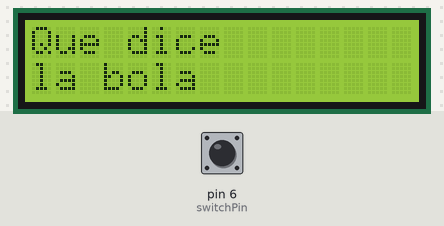
Bench run of a sketch on a simulated Arduino Uno, built with avr-gcc and run on an emulated ATmega328P. Shown: 16×2 character LCD. The inputs (shaded band) are chosen by the test bench; at power-on: pin 6 (switchPin) LOW. Random numbers use the default seed unless the sketch sets one.

Above: at 1.2 s.
1.3 s: pin 6 (switchPin) pulled HIGH for 0.15 s
At 2.6 s:
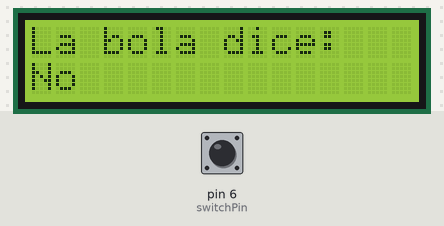
2.9 s: pin 6 (switchPin) pulled HIGH for 1 s
At 5.1 s:
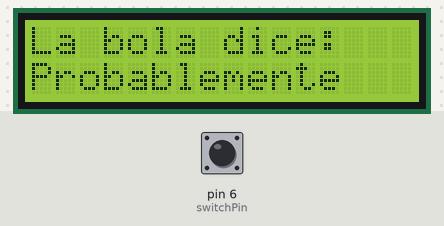
5.4 s: pin 6 (switchPin) pulsed HIGH 5 times (0.12 s each, 0.3 s apart)
At 6.7 s:
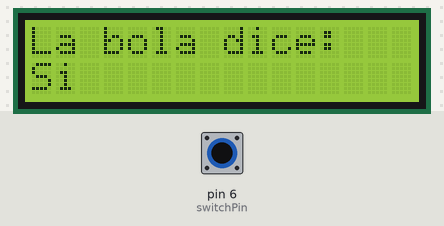
8.4 s: pin 6 (switchPin) pulled HIGH for 0.15 s
At 9.5 s:
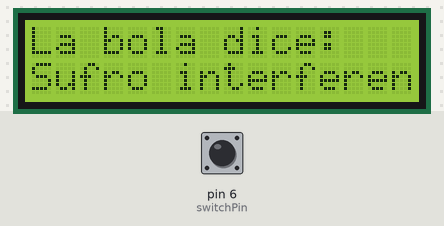
10.0 s: pin 6 (switchPin) pulled HIGH for 3.2 s
At 13.5 s:
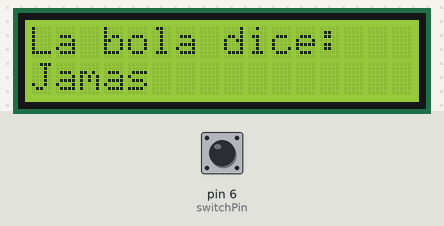
14.7 s: pin 6 (switchPin) pulled HIGH for 0.15 s
At 15.5 s:
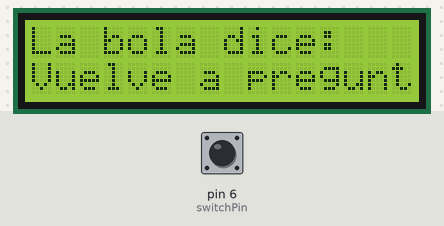
Timing chart, 0 to 17.3 s (numbered marks = the images above; inputs shaded):
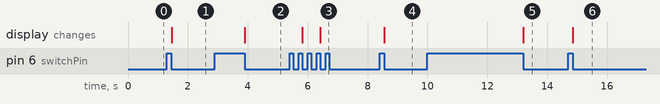

Measured:
- after the input at 1.3 s, the display: changes after 0.15 s (image 1)
- after the input at 2.9 s, the display: changes after 1.0 s (image 2)
- after the input at 5.4 s, the display: first changes after 0.42 s (image 3 shows a later state)
- after the input at 8.4 s, the display: changes after 0.16 s (image 4)
- after the input at 10.0 s, the display: changes after 3.2 s (image 5)
- after the input at 14.7 s, the display: changes after 0.16 s (image 6)

The sketch:

bola_de_cristal.ino
```cpp
//bibliotecas (libraries)
#include <LiquidCrystal.h>
//variables globales
LiquidCrystal lcd(12, 11, 5, 4, 3, 2);
const int switchPin = 6;
int switchState = 0;
int prevSwitchState = 0;
int reply;

void setup() {
  lcd.begin(16, 2);
  pinMode(switchPin, INPUT);
  lcd.print("Que dice");
  lcd.setCursor(0, 1);
  lcd.print("la bola");
}
 void loop(){
  switchState = digitalRead(switchPin);
  if(switchState != prevSwitchState) {
    if(switchState == LOW) {
      reply = random(8);
      lcd.clear();
      lcd.setCursor(0, 0);
      lcd.print("La bola dice:");
      lcd.setCursor(0, 1);

      switch(reply){
        case 0:
        lcd.print("Si");
        break;
        case 1:
        lcd.print("Probablemente");
        break;
        case 3:
        lcd.print("Jamas");
        break;
        case 4:
        lcd.print("No estoy segura");
        break;
        case 5:
        lcd.print("Vuelve a preguntar");
        break;
        case 6:
        lcd.print("Sufro interferencias");
        break;
        case 7:
        lcd.print("No");
        break;
      }
    }
  }
  prevSwitchState = switchState;
 }
```
